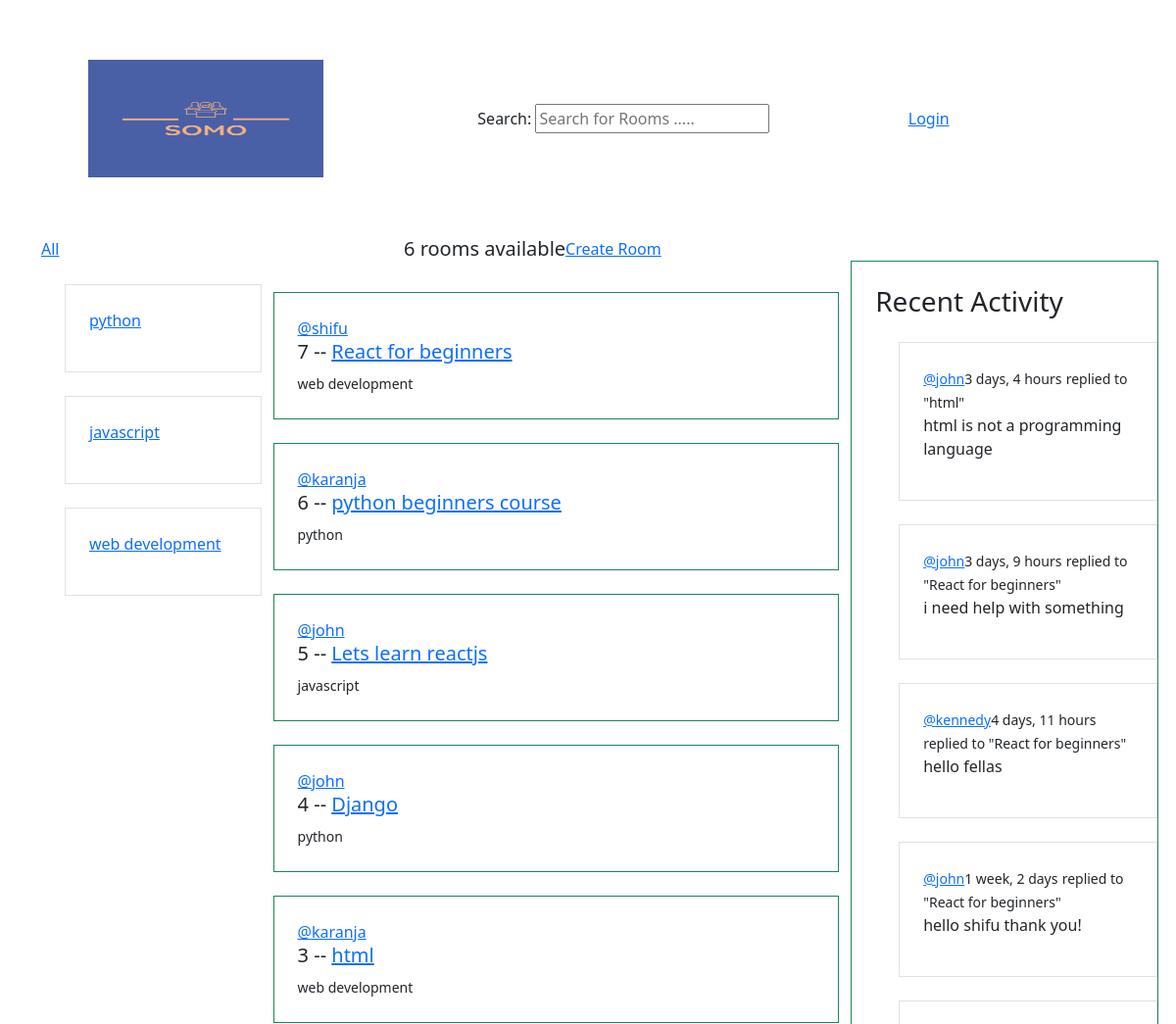
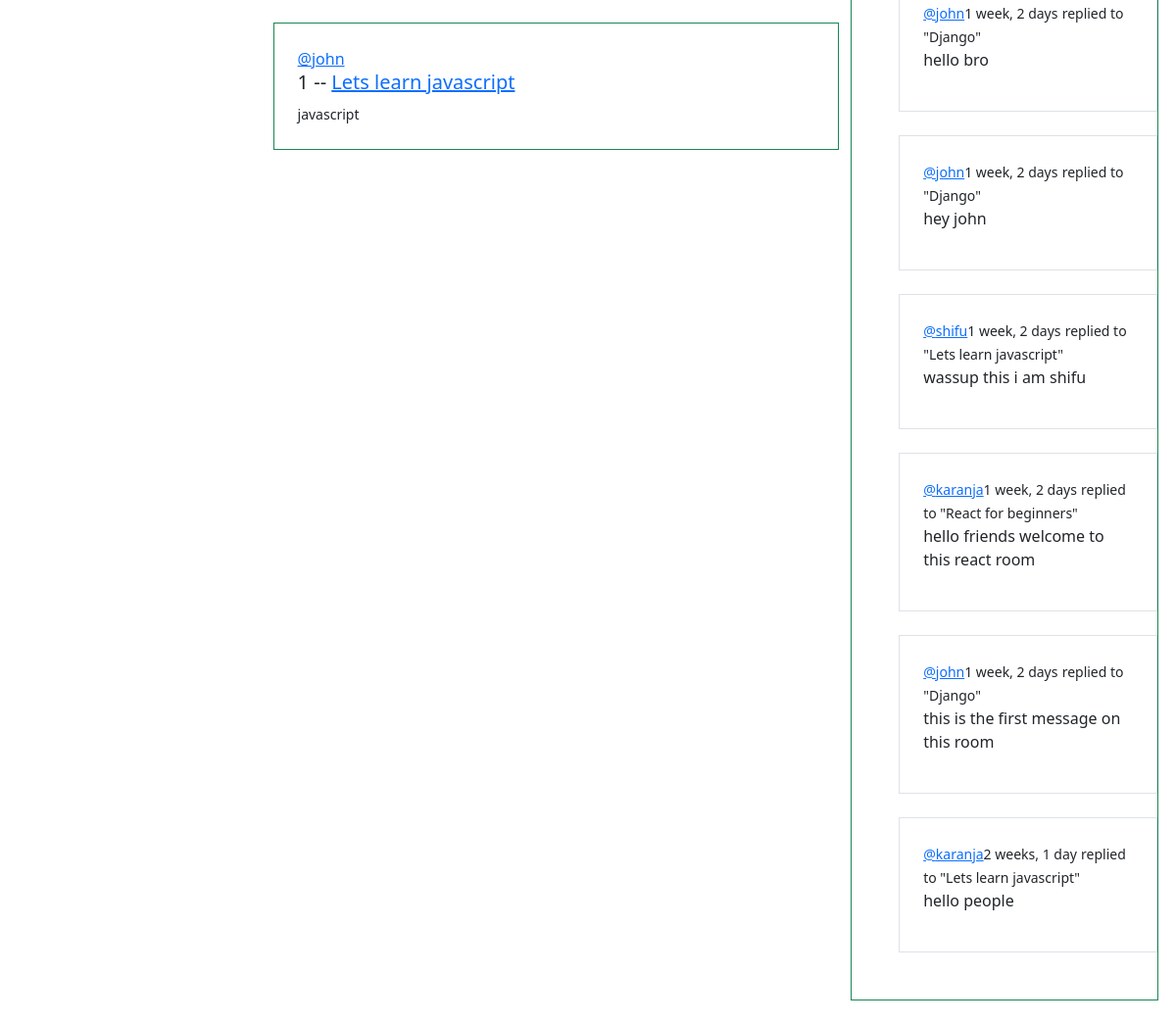
The page / on the database its author committed (2 pictures, top to bottom).
### base/models.py (models this page shows, shortened)
class Topic(models.Model):
    name = models.CharField(max_length=200)

class Room(models.Model):
    host = models.ForeignKey(User, on_delete=models.SET_NULL, null=True)
    topic = models.ForeignKey(Topic, on_delete=models.SET_NULL, null=True)
    name = models.CharField(max_length=250)
    description = models.TextField(null=True, blank=True)
    participants = models.ManyToManyField(User, related_name='participants', blank=True)
    updated = models.DateTimeField(auto_now=True)
    created = models.DateTimeField(auto_now_add=True)
    class Meta:
        ordering = ['-updated', '-created']
    def __str__(self):
        return self.name

class Message(models.Model):
    user = models.ForeignKey(User, on_delete=models.CASCADE)
    room = models.ForeignKey(Room, on_delete=models.CASCADE)
    body = models.TextField()
    updated = models.DateTimeField(auto_now=True)
    created = models.DateTimeField(auto_now_add=True)
    class Meta:
        ordering = ['-updated', '-created']
    def __str__(self):
        return self.body[0:50]

### base/views.py (the view)
# urls.py: path('', views.home, name='home'),
def home(request):
    q = request.GET.get('q') if request.GET.get('q') is not None else ''
    rooms = Room.objects.filter(
        Q(topic__name__icontains=q) |
        Q(name__icontains=q) |
        Q(description__icontains=q)
    )
    topics = Topic.objects.all()
    room_count = rooms.count()
    room_messages = Message.objects.filter(Q(room__topic__name__icontains=q))
    context = {'rooms': rooms, 'topics': topics, 'room_count': room_count, 'room_messages': room_messages}
    return render(request, 'base/home.html', context)

### base/templates/base/home.html (shortened to what this page needs)
{% extends 'main.html' %}
{% block content %}
    <div class="home-container">
        <div>
            {% include 'base/topics_component.html' %}
        </div>
        <div>
            {% include 'base/feed_component.html' %}
        </div>
        <div>
            {% include 'base/activity_component.html' %}
        </div>
    </div>
{% endblock content%}

### base/templates/base/topics_component.html
<div class="justify-content-center">
    <div>
        <a href="{% url 'home'%}">All</a>
    </div>
    {% for topic in topics %}
        <div class="container border p-4 m-4">
            <p><a href="{% url 'home'%}?q={{ topic.name }}">{{ topic.name }}</a></p>
        </div>
    {% endfor %}
</div>

### base/templates/base/feed_component.html (shortened to what this page needs)
<div class="container">
<div class="d-flex justify-content-center">
    <h5>{{ room_count }} rooms available</h5>
    <a href="{% url 'create-room' %}">Create Room</a>
    <br>
</div>
    {% for room in rooms %}
        <div class="container p-4 m-4 border-success" style="border:1px solid #cecece">
            <a href="{% url 'user-profile' room.host.id%}">@{{ room.host.username }}</a>
            <h5>{{room.id}} -- <a href="{% url 'room' room.id %}">{{room.name}}</a></h5>
            <small>{{room.topic.name}}</small>
        </div>
    {% endfor %}
</div>

### base/templates/base/activity_component.html (shortened to what this page needs)
<div class="container overflow-hidden container p-4 m-4 border border-success">
        <h3>Recent Activity</h3>
    {% for message in room_messages %}
        <div class="container border p-4 m-4">
            <small><a href="{% url 'user-profile' message.user.id %}">@{{ message.user }}</a>{{ message.created|timesince }}</small>
            <small>replied to "{{ message.room }}"</small>
            <p>{{ message }}</p>
        </div>
    {% endfor %}
</div>

### base/templates/base/home.html (style rules this page uses)
.home-container { display: grid; grid-template-columns: 1fr 3fr 1fr; }

### rows shown on the page
Topic: name "python"
Topic: name "javascript"
Topic: name "web development"
Room: host.username "shifu", id "7", name "React for beginners", topic.name "web development"
Room: host.username "karanja", id "6", name "python beginners course", topic.name "python"
Room: host.username "john", id "5", name "Lets learn reactjs", topic.name "javascript"
Room: host.username "john", id "4", name "Django", topic.name "python"
Room: host.username "karanja", id "3", name "html", topic.name "web development"
Room: host.username "john", id "1", name "Lets learn javascript", topic.name "javascript"
Message: user "john", created "3 days, 4 hours", room "html", body "html is not a programming language"
Message: user "john", created "3 days, 9 hours", room "React for beginners", body "i need help with something"
Message: user "kennedy", created "4 days, 11 hours", room "React for beginners", body "hello fellas"
Message: user "john", created "1 week, 2 days", room "React for beginners", body "hello shifu thank you!"
Message: user "john", created "1 week, 2 days", room "Django", body "hello bro"
Message: user "john", created "1 week, 2 days", room "Django", body "hey john"
Message: user "shifu", created "1 week, 2 days", room "Lets learn javascript", body "wassup this i am shifu"
Message: user "karanja", created "1 week, 2 days", room "React for beginners", body "hello friends welcome to this react room"
Message: user "john", created "1 week, 2 days", room "Django", body "this is the first message on this room"
Message: user "karanja", created "2 weeks, 1 day", room "Lets learn javascript", body "hello people"

### other values the page prints
{{ room_count }} "6"
